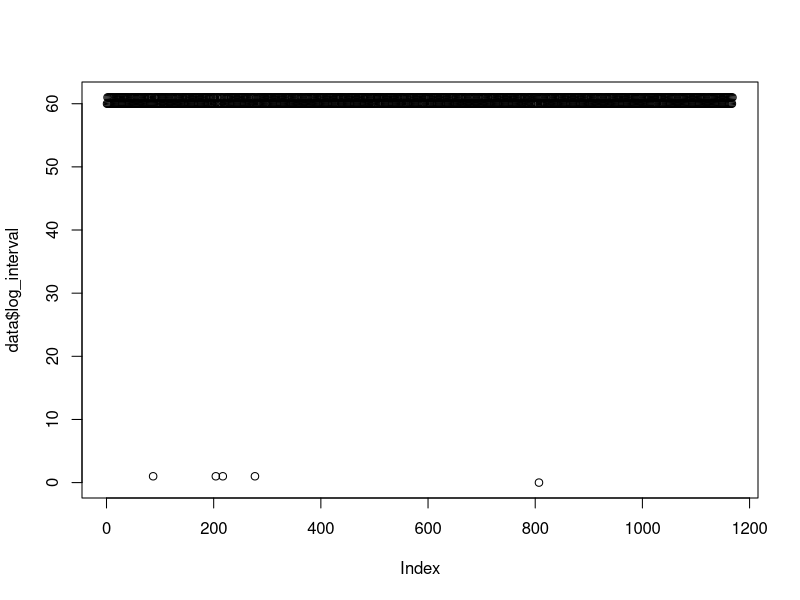
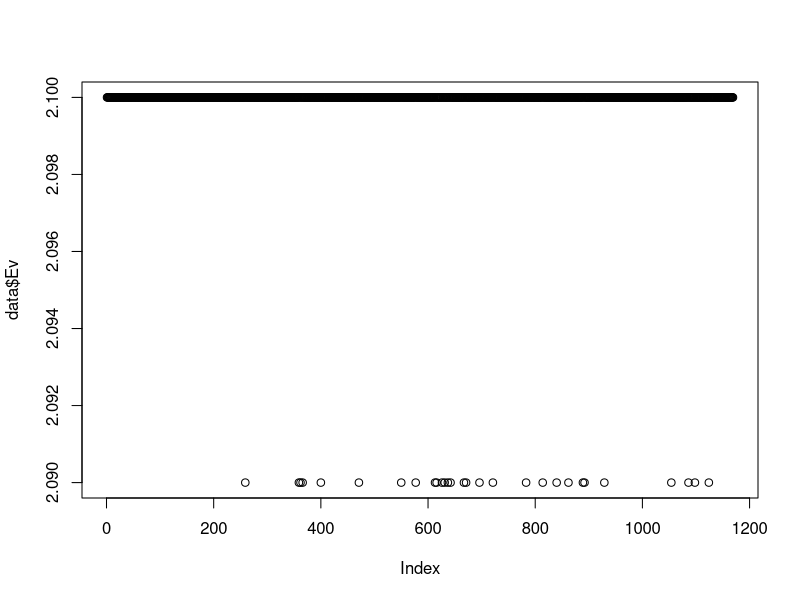
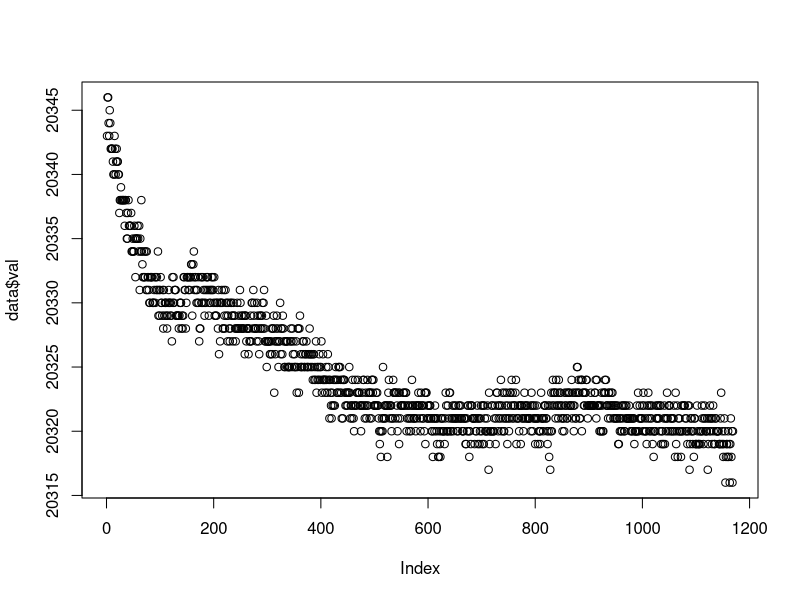

R code for these plots, in order:
setwd("~/Documents/Projects/UAF/dendrometer/data/20160825_newPwrTest/")
##--Load In Data--##
data = data.frame(read.csv("102_2.csv"))
#Sensor Address, Unix Time Stamp, ADC Value, Temperature, Battery Voltage, Excitation Voltage, Number of send attamps
names(data) <- c("sensor_num", "time", "val", "temp", "batt_v", "Ev", "n_at") 
data$time_real = as.POSIXct(data$time, origin="1970-01-01") #Convert time to POSIX
for (i in 1:length(data$temp)) {
  data$log_interval[i] = data$time[i+1] - data$time[i]
}
plot(data$log_interval)
plot(data$Ev)
plot(data$val)
